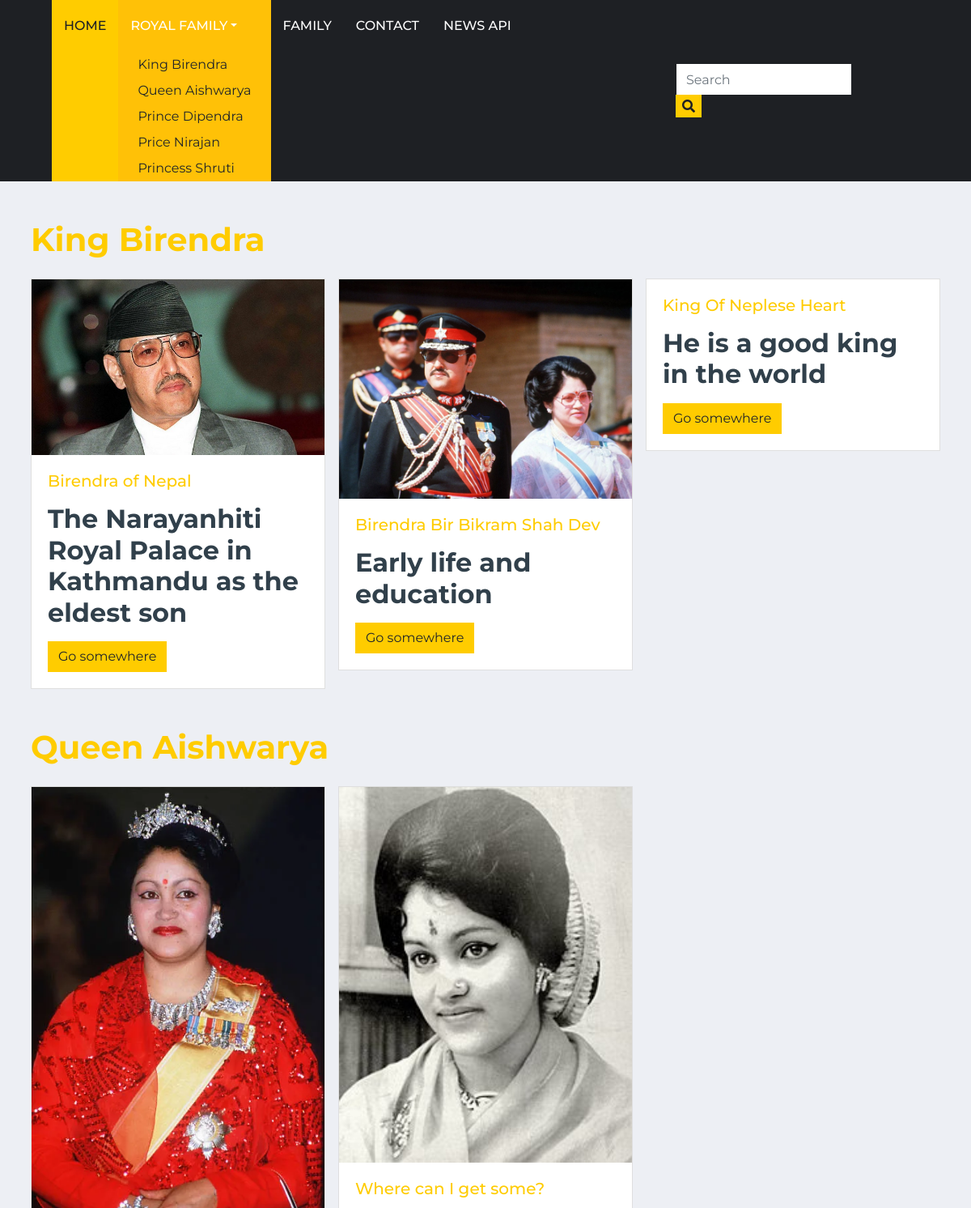
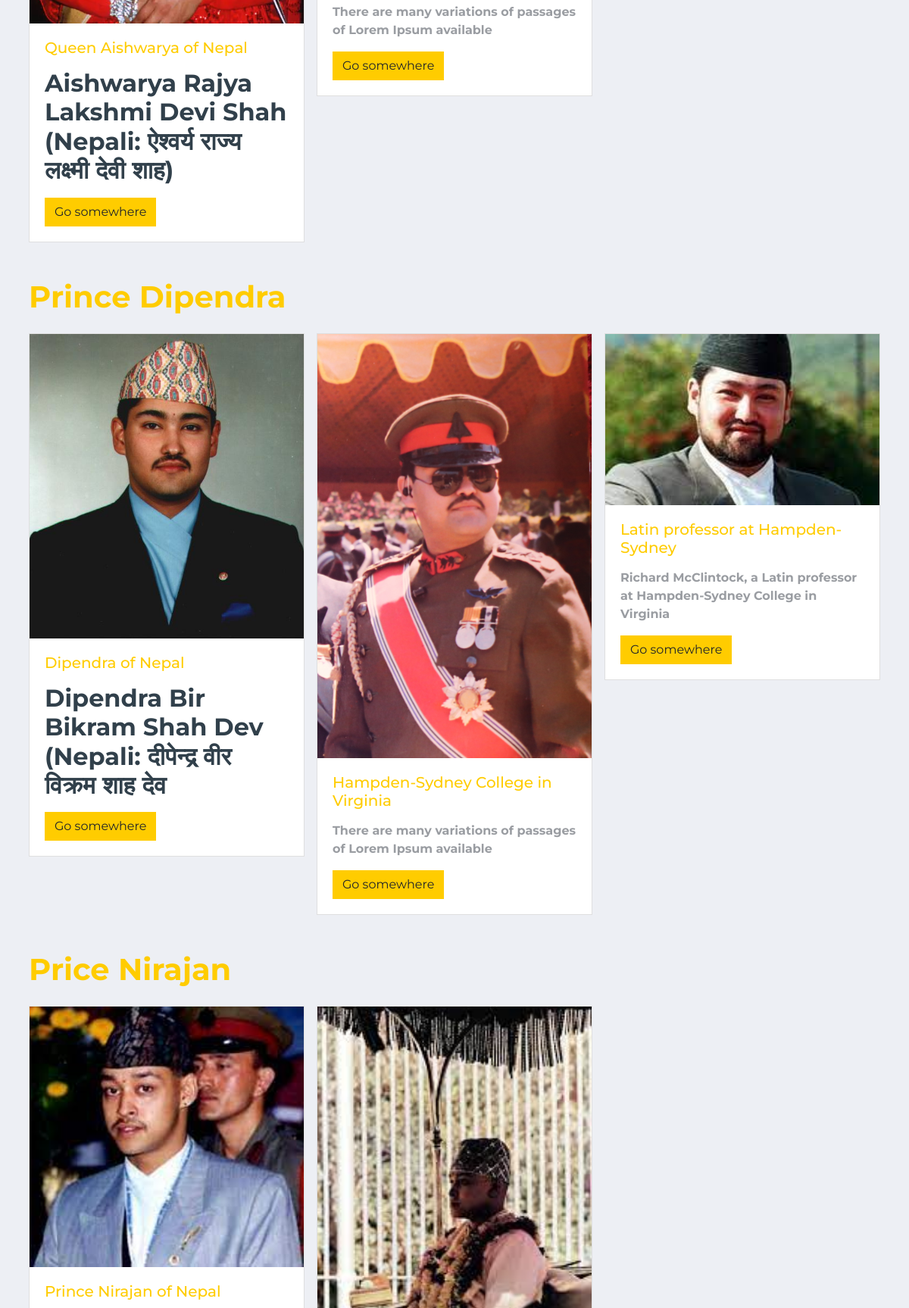
The page / (upper part) on the database its author committed (2 pictures, top to bottom).
### game/models.py (models this page shows)
class Royal(models.Model):
    name=models.CharField(max_length=100, unique=True)
    slug=models.SlugField(max_length=100, unique=True)

class Family(models.Model):
    royal=models.ForeignKey(Royal, on_delete=models.PROTECT)
    created_at=models.DateTimeField(auto_now_add=True)
    updated_at=models.DateTimeField(auto_now=True)
    is_published=models.BooleanField(default=True)
    title=models.CharField(max_length=100)
    slug=models.SlugField(max_length=100, unique=True)
    summary=RichTextField()
    description=RichTextField()
    photo=models.ImageField(upload_to='photos/%y/%m/%d/', blank=True)

### game/views.py (the view)
# urls.py: path('',views.index, name='index'),
def index(request):
    data={
        'royalData':Royal.objects.all(),
    }
    return render(request, 'index.html', data)

### game/general.py (called while the page is built)
def global_data(request):
    data={
        'royalData':Royal.objects.all(),
        'pageData':Page.objects.all(),
        'popularData':Popular.objects.all(),
    }
    return data

### game/templates/index.html
{% extends 'layouts/main.html' %}
{% block content %}
<div class="container">
    <div class="row">
        {% for royal in royalData %}
        <div class="col-md-12 mt-5">
            <h1><a href="">{{ royal.name }}</a></h1>
            <div class="row">
                {% for family in royal.family_set.all %}
                    <div class="col-md-4 mt-3">
                        <div class="card">
                            {% if family.photo %}
                            <img src="{{ family.photo.url }}" class="img-fluid card-img-top" height="50" alt="image not found">
                            {% endif %}
                            <div class="card-body">
                              <h5 class="card-title"><a href="">{{ family.title }}</a></h5>
                              <p class="card-text">{{ family.summary | safe }}</p>
                              <a href="{% url 'family_details' family.slug %}" class="btn btn-primary">Go somewhere</a>
                            </div>
                        </div>
                    </div>
                {% endfor %}
            </div>
        </div>
        {% endfor %}
    </div>
</div>
{% endblock %}

### game/templates/layouts/menu.html (shortened to what this page needs)
<body>
    <div class="container-fluid p-0">
    <nav class="navbar navbar-expand-lg bg-dark navbar-dark py-2 py-lg-0 px-lg-5">
        <div class="collapse navbar-collapse justify-content-between px-0 px-lg-3" id="navbarCollapse">
            <div class="navbar-nav mr-auto py-0">
                <a href="{% url 'index' %}" class="nav-item nav-link active">Home</a>
                <div class="nav-item dropdown bg-warning">
                    <a href="/" class="nav-link dropdown-toggle" data-toggle="dropdown">Royal Family</a></li>
                    {% for royal in royalData %}
                        <a href="{% url 'royal' royal.slug %}" class="dropdown-item">{{ royal.name }}</a></li>
                    {% endfor %}
                </div>
                <a href="{% url 'family' %}" class="nav-item nav-link">Family</a>
                <a href="{% url 'contact' %}" class="nav-item nav-link">Contact</a>
                  <a href="{% url 'news_api' %}" class="nav-item nav-link">News API</a>
            </div>
            <div class="input-group ml-auto d-none d-lg-flex" style="width: 100%; max-width: 300px;">
                <form action="{% url 'family' %}" method="post">
                    <input type="text" class="form-control border-0" required name="search" placeholder="Search">
                    <div class="input-group-append">
                        <button class="input-group-text bg-primary text-dark border-0 px-2">
                        <i class="fa fa-search"></i></button>
                    </div>
                </form>
            </div>
        </div>
    </nav>
    </div>

### rows shown on the page
Royal: name "King Birendra"
Royal: name "Queen Aishwarya"
Royal: name "Prince Dipendra"
Royal: name "Price Nirajan"
Royal: name "Princess Shruti"
Family: photo (picture), title "Birendra of Nepal", summary "The Narayanhiti Royal Palace in Kathmandu as the eldest son"
Family: photo (picture), title "Birendra Bir Bikram Shah Dev", summary "Early life and education"
Family: title "King Of Neplese Heart", summary "He is a good king in the world"
Family: photo (picture), title "Queen Aishwarya of Nepal", summary "Aishwarya Rajya Lakshmi Devi Shah (Nepali: ऐश्वर्य राज्य लक्ष्मी देवी शाह)"
Family: photo (picture), title "Where can I get some?", summary "There are many variations of passages of Lorem Ipsum available"
Family: photo (picture), title "Dipendra of Nepal", summary "Dipendra Bir Bikram Shah Dev (Nepali: दीपेन्द्र वीर विक्रम शाह देव"
Family: photo (picture), title "Hampden-Sydney College in Virginia", summary "There are many variations of passages of Lorem Ipsum available"
Family: photo (picture), title "Latin professor at Hampden-Sydney", summary "Richard McClintock, a Latin professor at Hampden-Sydney College in Virginia"
Family: photo (picture), title "Prince Nirajan of Nepal"
Family: photo (picture)
